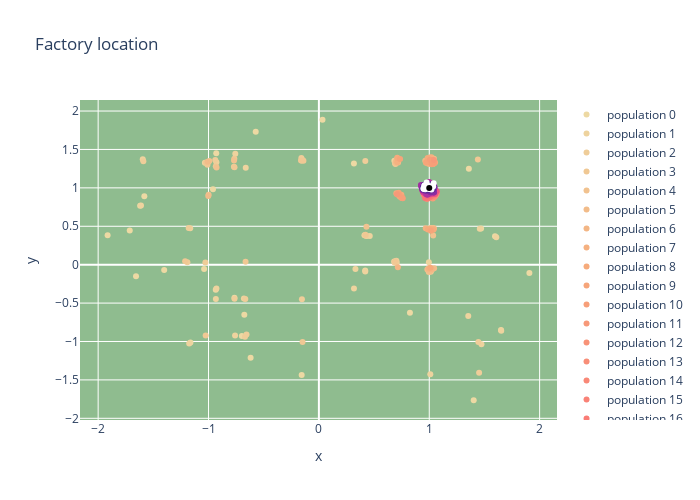

The cell this chart's notebook holds for it:
### Markdown cell above
__Graficzna reprezentacja ewolucji__

### Code cell
X, Y = generations[:,:,0].flatten(), generations[:,:,1].flatten()

layout = go.Layout(width=700, height=500,
                    title='Factory location',
                    xaxis_title='x',
                    yaxis_title='y',
                    plot_bgcolor='DarkSeaGreen')
fig = go.Figure(layout=layout)

colorscale = sample_colorscale('Agsunset', list(np.linspace(0, 1, len(generations))))
colorscale.reverse()
colorscale[-1]='white'
for i, pop in enumerate(generations):
    fig.add_trace(go.Scatter(x=pop[:,0], y=pop[:,1], mode='markers',
                  name=f'population {i}', 
                  marker=dict(size=6,
                  color=colorscale[i])))
fig.add_trace(go.Scatter(x=[result[0]], y=[result[1]], mode='markers',
                  name=f'best', 
                  marker=dict(size=6,
                  color='black')))
fig.show()
